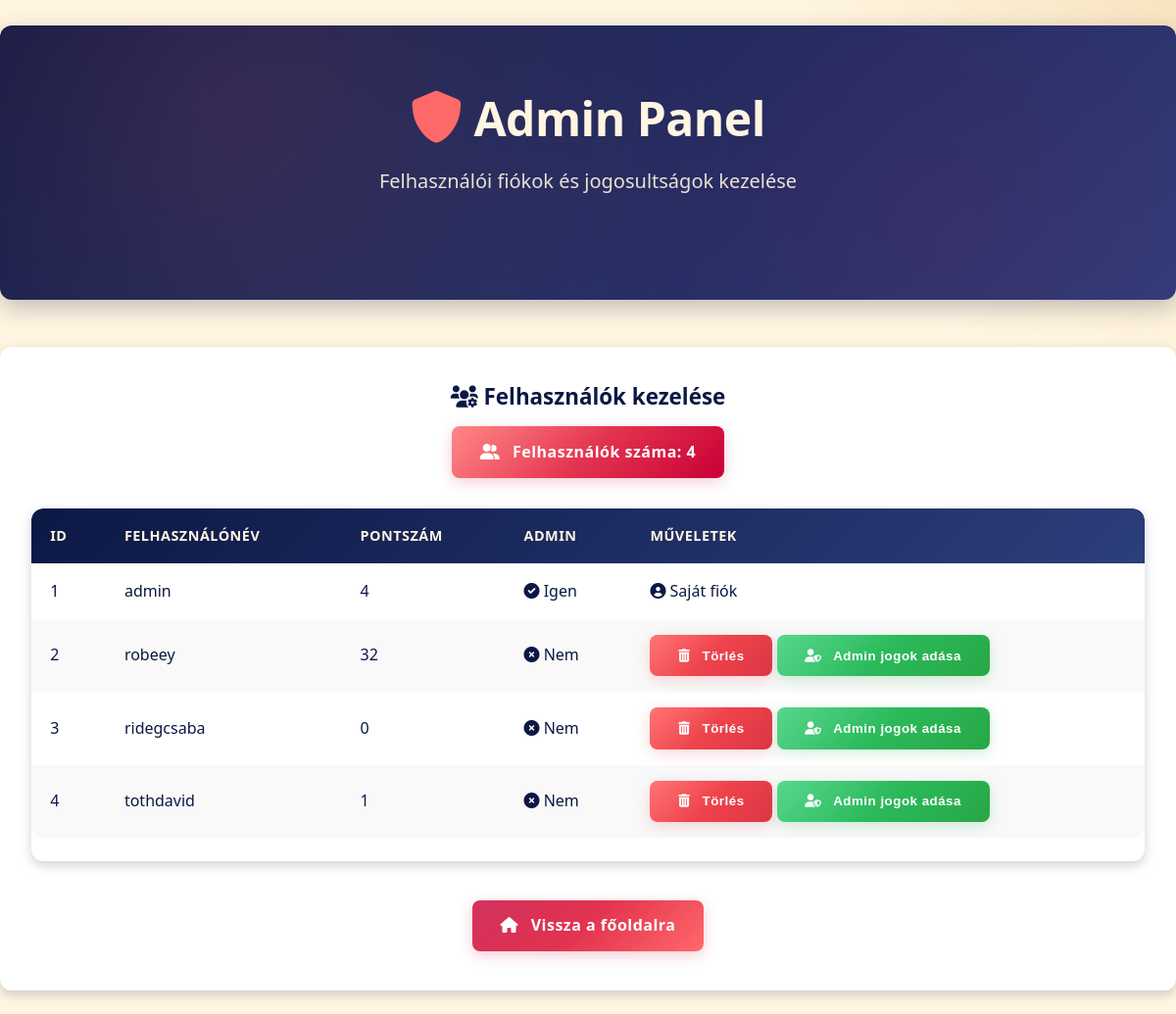
Page /admin (signed in) on the earlier database version.
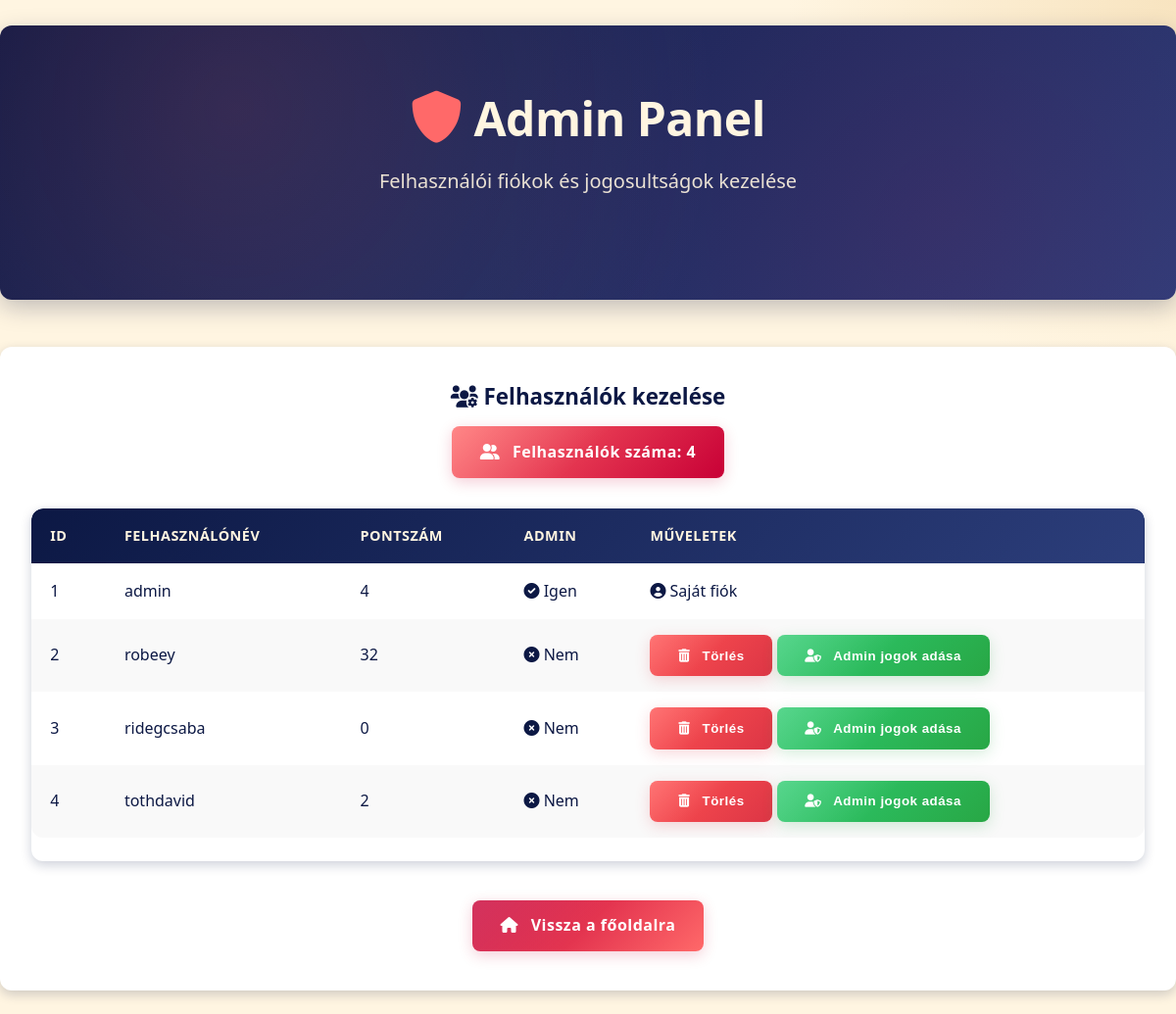
Same page on the later database version.
### app.py (models this page shows)
class User(db.Model):
    id = db.Column(db.Integer, primary_key=True)
    username = db.Column(db.String(80), unique=True, nullable=False)
    password = db.Column(db.String(120), nullable=False)
    score = db.Column(db.Integer, default=0)
    is_admin = db.Column(db.Boolean, default=False)

### app.py (the view)
@app.route('/admin')
def admin_panel():
    if not is_admin_user():
        return redirect(url_for('index'))
    users = User.query.all()
    return render_template('admin.html', users=users, logged_in_user=session.get('username'))

### app.py (called while the page is built)
def is_admin_user():
    if 'username' not in session:
        return False
    user = User.query.filter_by(username=session['username']).first()
    return user and user.is_admin

### templates/admin.html (shortened to what this page needs)
<!DOCTYPE html>
<html>
<head>
    <link rel="stylesheet" href="{{ url_for('static', filename='style.css') }}">
    <link rel="stylesheet" href="https://cdnjs.cloudflare.com/ajax/libs/font-awesome/6.0.0/css/all.min.css">
</head>
<body>
    {% block content %}
    <br>
    <div class="hero-section">
        <h1 class="hero-title">
            <i class="fas fa-shield-alt"></i> Admin Panel
        </h1>
        <p class="hero-description">
            Felhasználói fiókok és jogosultságok kezelése
        </p>
    </div>
    <div class="card">
        <h2 class="card-title">
            <i class="fas fa-users-cog"></i> Felhasználók kezelése
        </h2>
        <div class="mb-3 text-center">
            <span class="btn btn-action">
                <i class="fas fa-user-friends"></i> Felhasználók száma: {{ users|length }}
            </span>
        </div>
        <div class="table-container">
            <table>
                <thead>
                    <tr>
                        <th>ID</th>
                        <th>Felhasználónév</th>
                        <th>Pontszám</th>
                        <th>Admin</th>
                        <th>Műveletek</th>
                    </tr>
                </thead>
                <tbody>
                    {% for user in users %}
                    <tr>
                        <td>{{ user.id }}</td>
                        <td>{{ user.username }}</td>
                        <td>{{ user.score }}</td>
                        <td>
                            {% if user.is_admin %}
                                <span class="badge badge-admin">
                                    <i class="fas fa-check-circle"></i> Igen
                                </span>
                            {% else %}
                                <span class="badge badge-normal">
                                    <i class="fas fa-times-circle"></i> Nem
                                </span>
                            {% endif %}
                        </td>
                        <td class="action-cell">
                            {% if user.username != logged_in_user %}
                                <div class="admin-actions">
                                    <form method="POST" action="{{ url_for('delete_user', user_id=user.id) }}" style="display: inline;">
                                        <button type="submit" class="btn btn-sm btn-danger" onclick="return confirm('Biztosan törölni szeretnéd ezt a felhasználót?')">
                                            <i class="fas fa-trash-alt"></i> Törlés
                                        </button>
                                    </form>
                                    {% if not user.is_admin %}
                                    <form method="POST" action="{{ url_for('make_admin', user_id=user.id) }}" style="display: inline;">
                                        <button type="submit" class="btn btn-sm btn-success">
                                            <i class="fas fa-user-shield"></i> Admin jogok adása
                                        </button>
                                    </form>
                                    {% else %}
                                    <form method="POST" action="{{ url_for('remove_admin', user_id=user.id) }}" style="display: inline;">
                                        <button type="submit" class="btn btn-sm btn-warning">
                                            <i class="fas fa-user-slash"></i> Admin jogok elvétele
                                        </button>
                                    </form>
                                    {% endif %}
                                </div>
                            {% else %}
                                <span class="current-user-badge">
                                    <i class="fas fa-user-circle"></i> Saját fiók
                                </span>
                            {% endif %}
                        </td>
                    </tr>
                    {% endfor %}
                </tbody>
            </table>
        </div>
        <div class="text-center mt-4">
            <a href="{{ url_for('index') }}" class="btn">
                <i class="fas fa-home"></i> Vissza a főoldalra
            </a>
        </div>
    </div>
    {% endblock %}
</body>
</html>

### static/style.css (style rules this page uses)
:root { --cream: #FFF5E1; --coral: #FF6969; --burgundy: #C80036; --navy: #0C1844; --gradient-primary: linear-gradient(135deg, var(--burgundy) 0%, var(--coral) 100%); --gradient-secondary: linear-gradient(135deg, var(--navy) 0%, #2C3E7B 100%); --cream-gradient: linear-gradient(135deg, var(--cream) 0%, #F8E4C0 100%); --shadow-sm: 0 2px 8px rgba(12, 24, 68, 0.15); --shadow-md: 0 4px 12px rgba(12, 24, 68, 0.2); --shadow-lg: 0 8px 24px rgba(12, 24, 68, 0.25); }
* { margin: 0; padding: 0; box-sizing: border-box; }
body { font-family: 'Poppins', 'Segoe UI', Tahoma, Geneva, Verdana, sans-serif; background-color: var(--cream); background-image: radial-gradient(circle at top right, #F8E4C0 0%, var(--cream) 25%); background-attachment: fixed; color: var(--navy); line-height: 1.6; }
a { color: var(--burgundy); text-decoration: none; transition: all 0.3s ease; font-weight: 500; position: relative; }
h1, h2, h3, h4, h5, h6 { font-weight: 700; line-height: 1.3; margin-bottom: 0.8em; }
.hero-section { text-align: center; padding: 4rem 1rem; background: var(--gradient-secondary); color: var(--cream); border-radius: 12px; margin-bottom: 3rem; box-shadow: var(--shadow-lg); position: relative; overflow: hidden; }
.hero-section:before { content: ''; position: absolute; top: 0; right: 0; bottom: 0; left: 0; background-image: radial-gradient(circle at 20% 30%, rgba(255, 105, 105, 0.15) 0%, transparent 50%), radial-gradient(circle at 80% 70%, rgba(200, 0, 54, 0.1) 0%, transparent 50%); pointer-events: none; }
.hero-title { font-size: 3rem; font-weight: 800; margin-bottom: 1rem; letter-spacing: -0.5px; position: relative; }
.hero-title i { color: var(--coral); font-size: 1.1em; animation: pulse 2s infinite; }
.hero-description { font-size: 1.25rem; margin-bottom: 2.5rem; max-width: 800px; margin-left: auto; margin-right: auto; line-height: 1.7; opacity: 0.9; }
.card { background-color: white; border-radius: 12px; overflow: hidden; box-shadow: var(--shadow-md); padding: 2rem; margin-bottom: 1.5rem; transition: all 0.4s ease; position: relative; z-index: 1; border-top: 4px solid transparent; }
.card:before { content: ''; position: absolute; top: 0; left: 0; right: 0; height: 4px; background: var(--gradient-primary); transform: scaleX(0); transform-origin: left; transition: transform 0.4s ease; }
.card-title { font-size: 1.4rem; font-weight: 700; margin-bottom: 1rem; color: var(--navy); text-align: center; }
.btn { display: inline-block; padding: 0.85rem 1.8rem; background: var(--gradient-primary); color: white; border: none; border-radius: 8px; cursor: pointer; font-weight: 600; text-align: center; transition: all 0.3s ease; position: relative; overflow: hidden; box-shadow: 0 4px 15px rgba(200, 0, 54, 0.2); letter-spacing: 0.5px; }
.btn:before { content: ''; position: absolute; top: 0; left: 0; width: 100%; height: 100%; background: linear-gradient(135deg, rgba(255,255,255,0.2) 0%, rgba(255,255,255,0) 50%); transition: all 0.3s ease; }
.btn i { margin-right: 0.5rem; }
.btn-action { background: linear-gradient(135deg, var(--coral) 0%, var(--burgundy) 100%); }
.table-container { overflow-x: auto; border-radius: 12px; box-shadow: var(--shadow-md); }
table { width: 100%; border-collapse: separate; border-spacing: 0; margin-bottom: 1.5rem; background-color: white; border-radius: 12px; overflow: hidden; }
th, td { padding: 1rem 1.2rem; text-align: left; }
thead { background: var(--gradient-secondary); color: var(--cream); }
thead th { font-weight: 600; letter-spacing: 0.5px; text-transform: uppercase; font-size: 0.9rem; }
tbody tr:nth-child(even) { background-color: #f9f9f9; }
tbody tr { transition: all 0.3s ease; }
.text-center { text-align: center; }
.mt-4 { margin-top: 2.5rem; }
.mb-3 { margin-bottom: 1.5rem; }
.btn-danger { background: linear-gradient(135deg, #ff5252 0%, #dc3545 100%); box-shadow: 0 4px 15px rgba(220, 53, 69, 0.2); }
.btn-success { background: linear-gradient(135deg, #2ecc71 0%, #28a745 100%); box-shadow: 0 4px 15px rgba(40, 167, 69, 0.2); }

Differences in the rows shown:
changed User "tothdavid": score "1" → "2"
